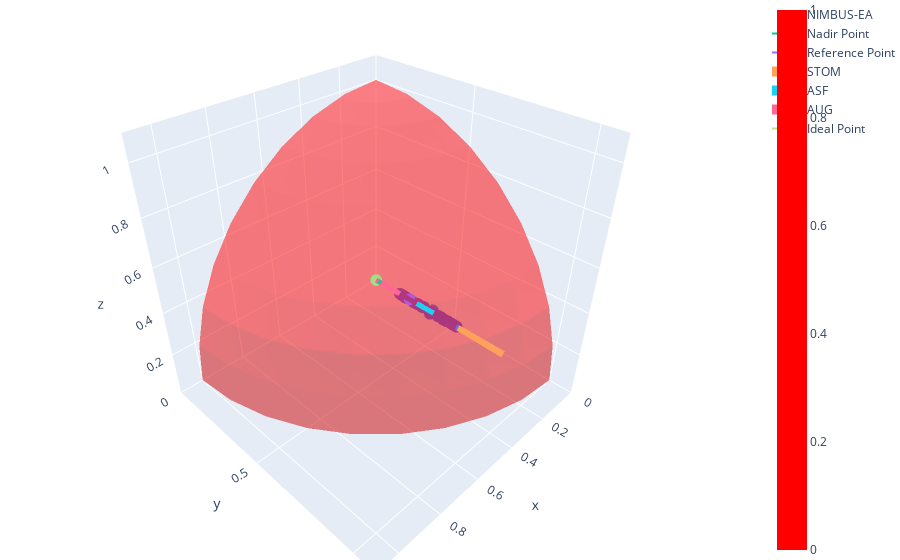

Source (notebook cell):
### Code cell
fig = plot_dtlz2(plot, response)
fig
